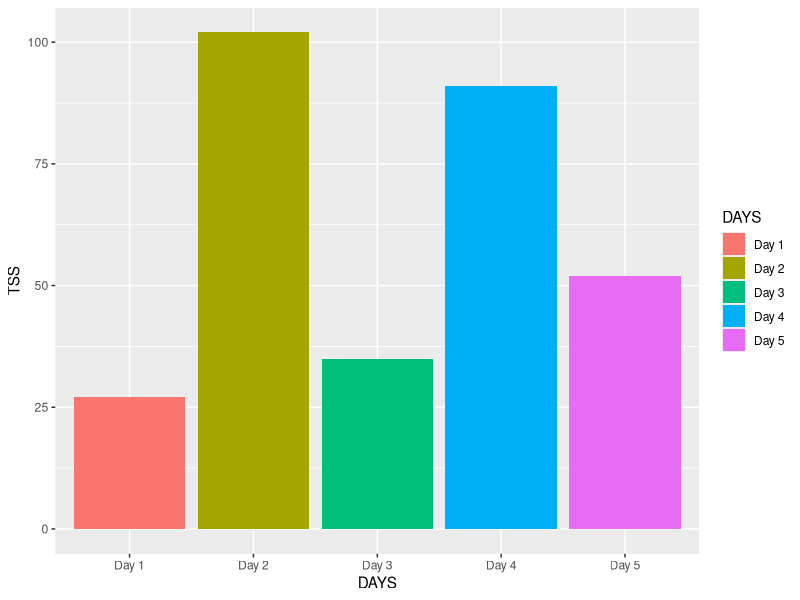
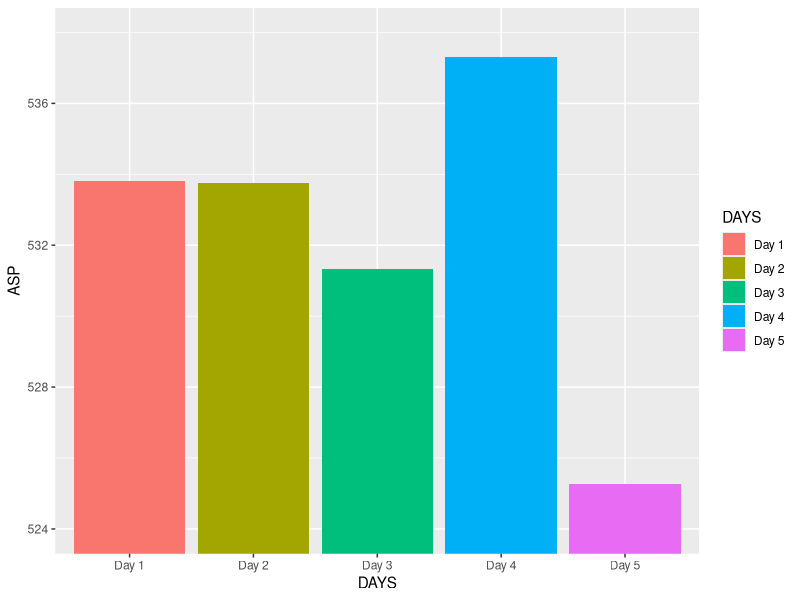

Recreate these plots in R, in order.
## ---- chunk 1
library("ggplot2")
x <- read.csv("google.csv")
ggplot(data=x, aes(x=DAYS, y=TSS, fill=DAYS)) + geom_bar(stat="identity") 

gg <- ggplot(data=x, aes(x=DAYS, y=ASP, fill=DAYS)) + geom_bar(stat="identity")
gg + coord_cartesian(ylim = c(524, 538))

## ---- chunk 2
x
